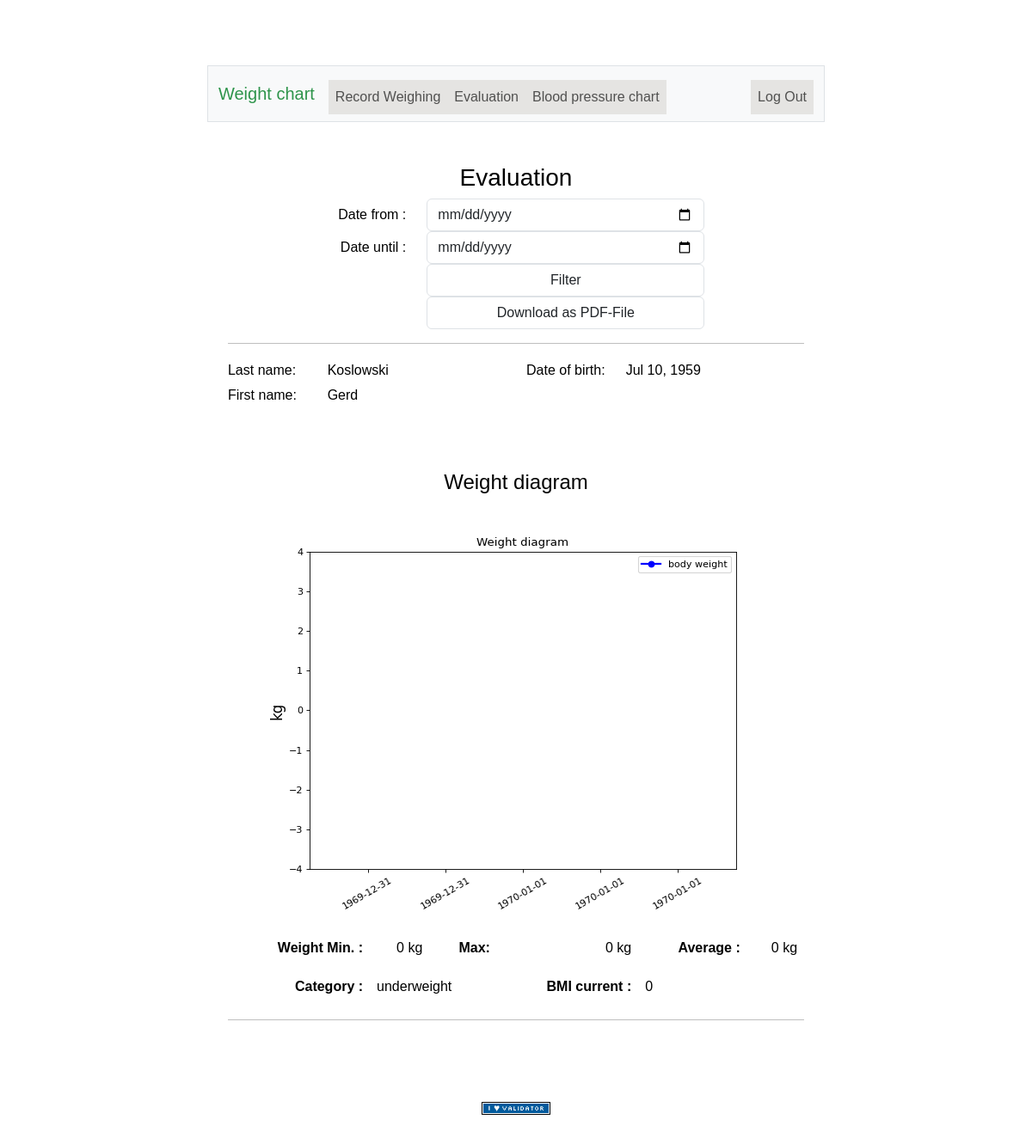
Screenshot of /weight/evaluation (signed in) with the database file from the repository.
### tables this page shows
CREATE TABLE users (
    id INTEGER PRIMARY KEY AUTOINCREMENT NOT NULL,
    username TEXT NOT NULL,
    pwhash TEXT NOT NULL,
    firstname TEXT,
    lastname TEXT,
    birthday TEXT
    , body_height INTEGER DEFAULT 0, last_login TEXT DEFAULT "2025-05-14 01:10", retries INTEGER DEFAULT 0);

### app.py (the view)
@app.route("/weight/evaluation", methods=["GET", "POST"])
@login_required
def weightevaluation():
    return weight_evaluation()

### app.py (called while the page is built)
def get_locale():
    return request.accept_languages.best_match(app.config['LANGUAGES'])

@app.after_request
def after_request(response):
    response.headers["Cache-Control"] = "no-cache, no-store, must-revalidate"
    response.headers["Expires"] = 0
    response.headers["Pragma"] = "no-cache"
    return response

### dbaccess.py (called while the page is built)
def get_locale():
    return request.accept_languages.best_match(current_app.config['LANGUAGES'])

def getDB():
    conn = sqlite3.connect('diastole.db')
    conn.row_factory = sqlite3.Row
    return conn

def get_personal_info(conn, userid):
    cur = conn.cursor()
    cur.execute("SELECT firstname, lastname, birthday, body_height FROM users WHERE id = ?", (userid,))
    rows = cur.fetchall()
    if len(rows) > 0:
        result = {}
        if rows[0]["firstname"] != None:
            result["firstname"] = rows[0]["firstname"]
        else:
            result["firstname"] = ""
        if rows[0]["lastname"] != None:
            result["lastname"] = rows[0]["lastname"]
        else:
            result["lastname"] = ""
        if rows[0]["birthday"] != None:
            result["birthday"] = rows[0]["birthday"]
        else:
            result["birthday"] = ""
        try:
            result["body_height"] = int( rows[0]["body_height"] )
        except (ValueError, TypeError):
            result["body_height"] = 0
        return result
    else:
        return {}

def date_format(mdate):
    try:
        d = date.fromisoformat(mdate)
    except (TypeError, ValueError):
        return ""
    return format_date(d, locale=get_locale())

### helpers.py (called while the page is built)
def login_required(f):
    @wraps(f)
    def decorated_function(*args, **kwargs):
        if session.get("user_id") is None:
            return redirect("/diastole/login")
        return f(*args, **kwargs)
    return decorated_function

### weight_evaluate.py (called while the page is built)
def body_mass_index( weight_in_kg, body_height_in_m):
    try:
        bmi = weight_in_kg / float(body_height_in_m * body_height_in_m)
    except ZeroDivisionError:
        bmi = 0
    bmi = round(bmi,1)
    return bmi

### templates/weight_evaluate.html (shortened to what this page needs)
{% extends "weight_layout.html" %}
{% block main %}
    <div class="container">
        <h3>{{ _('Evaluation') }}</h3>
        <form action="/weight/evaluation" method = "post">
            <div class="form-group row">
                <div class="col-sm-4 col-form-label  text-md-end">
                    <label for="datefrom">{{ _('Date from : ') }} </label>
                </div>
                <div class="col-sm-6  text-md-start">
                    <input type="date" class="form-control" id="datefrom" name="datefrom" maxlength="10" autocomplete="off" value="{{ filter.datefrom }}" />
                </div>
            </div>
            <div class="form-group row">
                <div class="col-sm-4 col-form-label  text-md-end">
                    <label for="dateuntil">{{ _('Date until : ') }} </label>
                </div>
                <div class="col-sm-6 text-md-start">
                    <input type="date" class="form-control" id="dateuntil" name="dateuntil" maxlength="10" autocomplete="off" value="{{ filter.dateuntil }}" />
                </div>
            </div>
            <div class="form-group row">
                <div class="col-sm-4">
                </div>
                <div class="col-sm-6">
                    <button type="submit" class="form-control" name="status" value="filter">{{ _('Filter') }}</button>
                </div>
            </div>
            <div class="form-group row">
                <div class="col-sm-4 col-form-label">
                </div>
                <div class="col-sm-6">
                    <button type="submit" class="form-control" name="status" value="pdf">{{ _('Download as PDF-File') }}</button>
                </div>
            </div>
        </form>
        <hr>
        <div class="row">
            <div class="col-md-2 text-md-start">
                {{ _('Last name:') }}
            </div>
            <div class="col-md-2 text-md-start">
                {{ personal["lastname"] }}
            </div>
            <div class="col-md-2 text-md-start">
            </div>
            <div class="col-md-2 text-md-start">
                {{ _('Date of birth:') }}
            </div>
            <div class="col-md-2 text-md-start">
                {{ personal["birthday"] }}
            </div>
        </div>
        <div class="row">
            <div class="col-md-2 text-md-start">
                {{ _('First name:') }}
            </div>
            <div class="col-md-4 text-md-start">
                {{ personal["firstname"] }}
            </div>
            <div class="col-md-3 text-md-start">
            </div>
        </div>
        <div class="row">
            <div class="col-md-6 text-md-start">
            </div>
        </div>
                <h4>
                    {{ _("Weight diagram") }}
                </h4>
                <p>
                    <img alt = "weight diagram" src={{ dataplot }}
                    >
                </p>
        <table class="table">
            <tr>
                <td class="border-0 fw-bold text-end" colspan="3">{{ _('Weight Min.') }} : </td>
                <td class="border-0 text-end">{{ minweight }} kg</td>
                <td class="border-0 fw-bold text-end" colspan="2">Max:</td>
                <td class="border-0 text-end">{{ maxweight }} kg</td>
                <td class="border-0 fw-bold text-end" colspan="3">{{ _('Average') }} : </td>
                <td class="border-0 text-end">{{ avgweight }} kg</td>
            </tr>
            <tr>
                <td class="border-0 fw-bold text-end" colspan="3">{{ _('Category') }} : </td>
                <td class="border-0 text-start"colspan="3" >{{ category }} </td>
                <td class="border-0 fw-bold text-end" colspan="2">{{ _('BMI') }} {{ _('current') }} :</td>
                <td class="border-0 text-start"colspan="2" >{{ bmi }}</td>
            </tr>
        </table>
        <hr>
    </div>
{% endblock %}

### static/css/styles.css (style rules this page uses)
body { font-family: Helvetica, sans-serif; color: #000; background-color: white; margin: 0; width: 21cm; padding: 1cm; margin: 1cm auto; }
h4 { margin-top: 32pt; }

### rows the page displays
users: lastname "Koslowski", birthday "Jul 10, 1959", firstname "Gerd"

### other values shown
{{ minweight }} "0"
{{ maxweight }} "0"
{{ avgweight }} "0"
{{ category }} "underweight"
{{ bmi }} "0"
